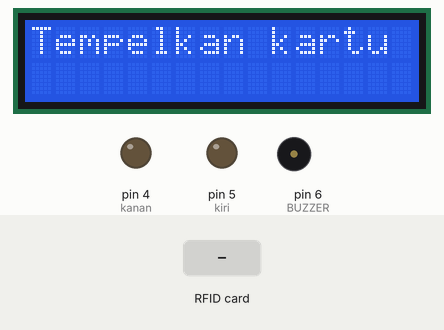
A sketch run on a simulated Arduino Uno, built with avr-gcc and run on an emulated ATmega328P. Parts: 16×2 character LCD, output pins drawn as LEDs (lit = HIGH), buzzer (waves = sounding). The test bench sets the inputs (shaded band). The modem accepts every AT command (registered, SIM ready, sends succeed) and sends nothing else; pins used as bus, display or sensor lines are not drawn; what the sketch prints to the serial monitor is not drawn.

Above: at 4.3 s.
4.4 s: RFID card 63 54 09 1C held to the reader
At 6.9 s:
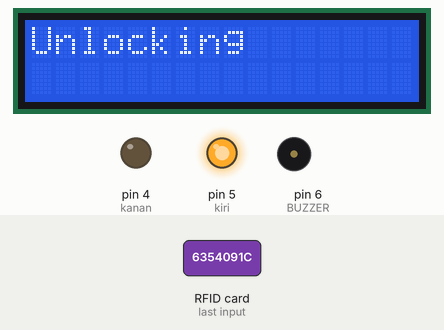
7.4 s: RFID card A5 22 77 53 held to the reader
At 10.1 s:
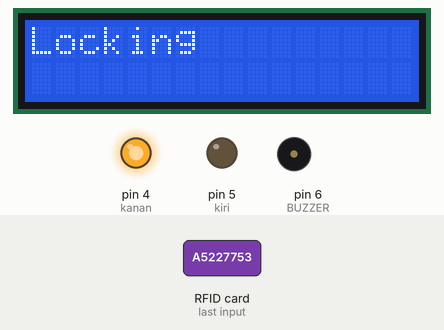
10.4 s: RFID card 5E 7A 19 C4 held to the reader
At 16.0 s:
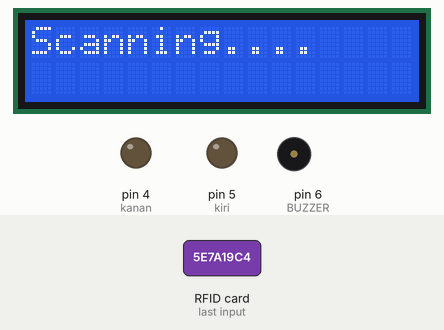
Timing chart, 0 to 17.5 s (numbered marks = the images above; inputs shaded):
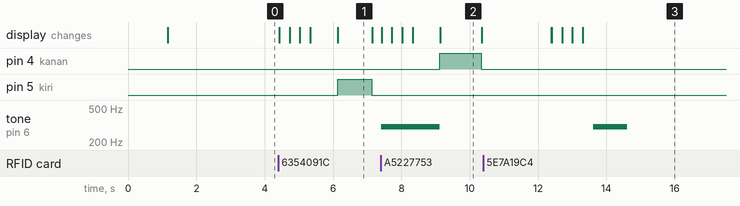

Measured:
- after the input at 4.4 s, pin 5 (kiri): LOW → HIGH after 1.7 s, → LOW 1.0 s later; the display: first changes at once (image 1 shows a later state)
- after the input at 7.4 s, pin 4 (kanan): LOW → HIGH after 1.7 s, → LOW 1.2 s later; the display: first changes at once (image 2 shows a later state)
- after the input at 10.4 s, tone on pin 6 (BUZZER): silent → 300 Hz after 3.2 s, → silent 1.0 s later; the display: first differs from a run without the input after 2.0 s (image 3 shows a later state)
- what the display in image 1 shows lasts 1.1 s, from 6.1 s to 7.2 s
- what the display in image 2 shows lasts 1.2 s, from 9.1 s to 10.3 s

The sketch:

SmartCycle.ino
```cpp
#include <SPI.h>
#include <MFRC522.h>
#include <LiquidCrystal_I2C.h>
#include <AltSoftSerial.h>
#include <TinyGPS++.h>
#include <SoftwareSerial.h>

// Deklarasikan pin dan objek yang diperlukan
#define SS_PIN 10
#define RST_PIN 7
#define BUZZER 6
#define ACCESS_DELAY 2000
#define DENIED_DELAY 1000

LiquidCrystal_I2C lcd(0x27, 16, 2);
MFRC522 mfrc522(SS_PIN, RST_PIN);
AltSoftSerial neogps;
SoftwareSerial SIM800L(2, 3);
TinyGPSPlus gps;

unsigned long previousSecond = 0;
static unsigned long t1;
static unsigned long t2;
static unsigned long t3;
static unsigned long t_unlock = 1000;
static unsigned long t_lock = 1200;
unsigned long previousMillis = 0;  // Waktu sebelumnya untuk penambahan titik
const unsigned long interval = 500;
double latitude, longitude;
int counter = 0;
int detik = 0;
int kiri = 5, kanan = 4;
String response;
int lastStringLength = response.length();
String link;


void setup() {

  setuptrack();
  Serial.begin(9600);  // Initiate a serial communication
  SPI.begin();         // Initiate SPI bus
  mfrc522.PCD_Init();  // Initiate MFRC522
  pinMode(BUZZER, OUTPUT);
  noTone(BUZZER);
  lcd.init();  // Initialize the lcd
  pinMode(kanan, OUTPUT);
  pinMode(kiri, OUTPUT);
  // Print a message to the LCD.
  lcd.backlight();
  lcd.setCursor(0, 0);
  lcd.print("Tempelkan kartu");
  delay(2000);
}

void loop() {
  baca();
  //linkSms();
}

int check() {
  bool cardRemoved = false;
  bool current, previous;
  int counter = 0;
  previous = !mfrc522.PICC_IsNewCardPresent();

  while (!cardRemoved) {
    current = !mfrc522.PICC_IsNewCardPresent();

    if (current && previous) counter++;

    previous = current;
    cardRemoved = (counter > 2);
    delay(50);
  }

  //Serial.println("Card was removed");
  mfrc522.PICC_HaltA();
  mfrc522.PCD_StopCrypto1();
  return 1;
}

void baca() {
  // Look for new cards
  if (!mfrc522.PICC_IsNewCardPresent()) {
    return;
  }
  // Select one of the cards
  if (!mfrc522.PICC_ReadCardSerial()) {
    return;
  }
  // Show UID on serial monitor
  //Serial.print("UID tag :");
  lcd.clear();
  lcd.setCursor(0, 0);
  lcd.print("Scanning");
  String content = "";
  byte letter;
  for (byte i = 0; i < mfrc522.uid.size; i++) {
    Serial.print(mfrc522.uid.uidByte[i] < 0x10 ? " 0" : " ");
    Serial.print(mfrc522.uid.uidByte[i], HEX);
    lcd.print(".");
    content.concat(String(mfrc522.uid.uidByte[i] < 0x10 ? " 0" : " "));
    content.concat(String(mfrc522.uid.uidByte[i], HEX));
    delay(300);
  }
  //Serial.println();
  //Serial.print("Message : ");
  content.toUpperCase();

  if (content.substring(1) == "63 54 09 1C") {
    Serial.println("Authorized access/Unlocking");
     Serial.println();
    delay(500);
    noTone(BUZZER);
    t1 = millis();
    lcd.clear();

    while (millis() - t1 <= t_unlock) {
      unlock();
      millis();

      // if (millis() / 1000 != previousSecond) {
      //   previousSecond = millis() / 1000;
      //   //Serial.print("Elapsed Time (s): ");
      //   //Serial.println(previousSecond);
      // }
      lcd.setCursor(0, 0);
      lcd.print("Unlocking");
    }

    off();
    lcd.setCursor(0, 0);
    lcd.print("Sedang Meminjam");
    t1 = millis();


    if (check() == 1) {
      lcd.clear();
      hilang();
      t2 = millis() - t1;
      t3 = t2 + t3;
      detik = t3 / 1000;
      lcd.setCursor(0, 0);
      lcd.print("Pinjam selama ");
      lcd.setCursor(0, 1);
      lcd.print(detik);
      lcd.setCursor(3, 1);
      lcd.print(" detik");
      t1 = millis();
    }
  } else if (content.substring(1) == "A5 22 77 53") {
    Serial.println("Authorized access/Locking");
    Serial.println();
    delay(500);
    noTone(BUZZER);

    t1 = millis();
    lcd.clear();

    while (millis() - t1 <= t_lock) {
      lock();
      millis();

      // if (millis() / 1000 != previousSecond) {
      //   previousSecond = millis() / 1000;
      //   //Serial.print("Elapsed Time (s): ");
      //   //Serial.println(previousSecond);
      // }
      lcd.setCursor(0, 0);
      lcd.print("Locking");
    }
    off();

    lcd.clear();
    lcd.setCursor(0, 0);
    lcd.print("Terima kasih");
    t2 = 0;
    t3 = 0;
    delay(2000);
    lcd.clear();
    lcd.setCursor(0, 0);
    lcd.print("Tempelkan Kartu");

  } else {
    //Serial.println(" Access denied");
    tone(BUZZER, 300);
    delay(DENIED_DELAY);
    noTone(BUZZER);
  }
}

void hilang() {
  off();
  tone(BUZZER, 300);
  baca();
}

void lock() {
  digitalWrite(kanan, HIGH);
  digitalWrite(kiri, LOW);
}

void unlock() {
  digitalWrite(kanan, LOW);
  digitalWrite(kiri, HIGH);
}

void off() {
  digitalWrite(kanan, LOW);
  digitalWrite(kiri, LOW);
}

void setuptrack() {
  neogps.begin(9600);
  SIM800L.begin(9600);
  SIM800L.println("AT+CMGF=1");
  delay(1000);
  SIM800L.println("AT+CNMI=2,2,0,0,0");
}

void GPS() {
  if (neogps.available()) {
    gps.encode(neogps.read());
  }
  if (gps.location.isUpdated()) {
    latitude = gps.location.lat();
    longitude = gps.location.lng();
    link = "www.google.com/maps/place/" + String(latitude, 6) + "," + String(longitude, 6);
    Serial.println(link);
  }
}

void linkSms() {
  GPS();
  if (SIM800L.available() > 0) {
    response = SIM800L.readStringUntil('\n');
  }

  if (lastStringLength != response.length()) {
    if (neogps.available()) {
      gps.encode(neogps.read());
    }

    if (response.indexOf("FIND") != -1) {  //ganti FIND dengan keyword teman-teman
      SIM800L.println("AT+CMGF=1");                   //Sets the GSM Module in Text Mode
      delay(1000);                                    // Delay of 1000 milli seconds or 1 second
      SIM800L.println("AT+CMGS=\"081335372942\"\r");  //ganti no hp kalian ya
      delay(1000);
      SIM800L.println(link);  // The SMS text you want to send
      delay(100);
      SIM800L.println((char)26);  // ASCII code of CTRL+Z
      delay(1000);
    }
  }
}
```
